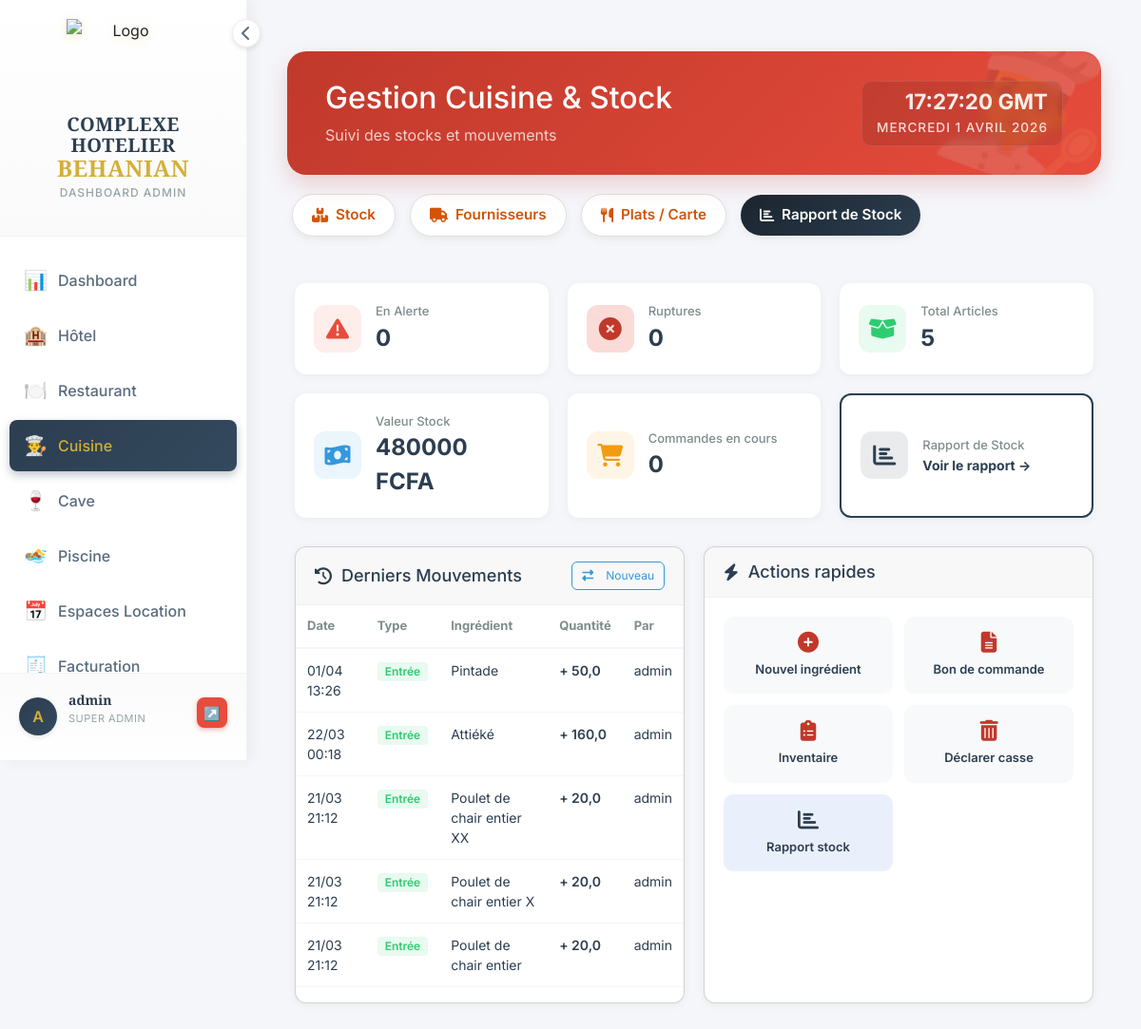
Page /cuisine/ (signed in) on the committed database.
### cuisine/models.py (models this page shows, shortened)
class MouvementStockCuisine(models.Model):
    TYPE_MOUVEMENT = [
        ('entree',     'Entrée (Réception)'),
        ('sortie',     'Sortie (Consommation)'),
        ('casse',      'Casse / Perte'),
        ('inventaire', "Ajustement d'inventaire"),
        ('production', 'Consommation production'),
    ]
    ingredient      = models.ForeignKey(Ingredient, on_delete=models.CASCADE, related_name='mouvements')
    type_mouvement  = models.CharField(max_length=20, choices=TYPE_MOUVEMENT)
    quantite        = models.DecimalField(max_digits=12, decimal_places=3, verbose_name="Quantité")
    prix_unitaire   = models.DecimalField(max_digits=10, decimal_places=4, default=0, verbose_name="Prix unitaire")
    commentaire     = models.TextField(blank=True, null=True)
    date            = models.DateTimeField(auto_now_add=True)
    utilisateur     = models.ForeignKey(User, on_delete=models.SET_NULL, null=True)
    class Meta:
        verbose_name        = "Mouvement de stock (Cuisine)"
        verbose_name_plural = "Mouvements de stock (Cuisine)"
        ordering            = ['-date']

class Ingredient(models.Model):
    STATUT_CHOICES = [
        ('actif',    'Actif'),
        ('sommeil',  'En sommeil'),
        ('supprime', 'Supprimé'),
    ]
    reference         = models.CharField(max_length=50, unique=True, blank=True, null=True, verbose_name="Référence")
    nom               = models.CharField(max_length=200, verbose_name="Désignation")
    categorie         = models.ForeignKey(CategorieIngredient, on_delete=models.SET_NULL, null=True, blank=True, verbose_name="Catégorie")
    description       = models.TextField(blank=True, verbose_name="Description")
    unite_stock       = models.ForeignKey(UniteIngredient, on_delete=models.SET_NULL, null=True, blank=True,
                                          related_name='ingredients_stock', verbose_name="Unité de stock")
    unite_recette     = models.ForeignKey(UniteIngredient, on_delete=models.SET_NULL, null=True, blank=True,
                                          related_name='ingredients_recette', verbose_name="Unité recette (fiches techniques)")
    facteur_conversion = models.DecimalField(max_digits=12, decimal_places=6, default=1,
                                              verbose_name="Facteur conversion stock→recette",
                                              help_text="Ex : 1 kg = 1000 g → saisir 1000")
    prix_achat        = models.DecimalField(max_digits=10, decimal_places=2, default=0, verbose_name="Prix d'achat unitaire (FCFA)")
    cmup              = models.DecimalField(max_digits=10, decimal_places=4, default=0, verbose_name="CMUP (FCFA)")
    quantite_stock    = models.DecimalField(max_digits=12, decimal_places=3, default=0, verbose_name="Quantité en stock")
    seuil_alerte      = models.DecimalField(max_digits=12, decimal_places=3, default=0, verbose_name="Seuil d'alerte")
    stock_max         = models.DecimalField(max_digits=12, decimal_places=3, default=0, blank=True, verbose_name="Stock maximum")
    fournisseur_principal = models.ForeignKey(Fournisseur, on_delete=models.SET_NULL, null=True, blank=True,
                                               verbose_name="Fournisseur principal")
    statut            = models.BooleanField(default=True, verbose_name="Actif")
    date_creation     = models.DateTimeField(auto_now_add=True)
    date_modification = models.DateTimeField(auto_now=True)
    class Meta:
        verbose_name        = "Ingrédient"
        verbose_name_plural = "Ingrédients"
        ordering            = ['categorie__ordre', 'nom']
    @property
    def valeur_stock(self):
        return self.quantite_stock * self.cmup

### cuisine/views.py (the view)
# urls.py: path('', views.boite_nuit_index, name='index'),
@require_module_access('cuisine')
def index(request):
    ingredients = Ingredient.objects.filter(statut=True)
    total_articles  = ingredients.count()
    valeur_stock    = sum(i.valeur_stock for i in ingredients)
    stock_bas       = ingredients.filter(quantite_stock__gt=0, quantite_stock__lte=F('seuil_alerte')).count()
    ruptures        = ingredients.filter(quantite_stock__lte=0).count()
    bc_en_cours     = BonCommandeCuisine.objects.filter(statut__in=['brouillon', 'confirme', 'envoye', 'partiel']).count()
    derniers_mvts   = MouvementStockCuisine.objects.select_related('ingredient', 'utilisateur').order_by('-date')[:10]
    context = {
        'page_title':     'Cuisine — Tableau de bord',
        'total_articles': total_articles,
        'valeur_stock':   valeur_stock,
        'stock_bas':      stock_bas,
        'ruptures':       ruptures,
        'bc_en_cours':    bc_en_cours,
        'derniers_mvts':  derniers_mvts,
    }
    return render(request, 'cuisine/index.html', context)

### templates/cuisine/index.html (shortened to what this page needs)
{% extends 'dashboard/base_dashboard.html' %}
{% block content %}
<div class="container-fluid py-4">
    <div class="header-glam cuisine-watermark">
        <div class="header-content">
            <h2>Gestion Cuisine & Stock</h2>
            <p class="mb-0 opacity-75">Suivi des stocks et mouvements</p>
        </div>
        <div class="header-clock">
            <span class="time">--:-- GMT</span>
            <span class="date">Chargement...</span>
        </div>
    </div>
    <div class="action-bar">
        <a href="{% url 'cuisine:stock_management' %}" class="btn-add-glam">
            <i class="fas fa-boxes mr-2"></i> Stock
        </a>
        <a href="{% url 'cuisine:fournisseur_list' %}" class="btn-add-glam">
            <i class="fas fa-truck mr-2"></i> Fournisseurs
        </a>
        <a href="{% url 'cuisine:plat_list' %}" class="btn-add-glam">
            <i class="fas fa-utensils mr-2"></i> Plats / Carte
        </a>
        <a href="{% url 'cuisine:rapport_stock' %}" class="btn-add-glam" style="background:linear-gradient(135deg,#1a252f,#2c3e50);color:white;border:none;">
            <i class="fas fa-chart-bar mr-2"></i> Rapport de Stock
        </a>
    </div>
</div>
<div class="stats-grid">
    <div class="stat-card">
        <div class="stat-icon" style="background: rgba(231, 76, 60, 0.1); color: #e74c3c;">
            <i class="fas fa-exclamation-triangle"></i>
        </div>
        <div class="stat-details">
            <span class="stat-label">En Alerte</span>
            <span class="stat-value">{{ stock_bas }}</span>
        </div>
    </div>
    <div class="stat-card">
        <div class="stat-icon" style="background: rgba(231, 76, 60, 0.2); color: #c0392b;">
            <i class="fas fa-times-circle"></i>
        </div>
        <div class="stat-details">
            <span class="stat-label">Ruptures</span>
            <span class="stat-value">{{ ruptures }}</span>
        </div>
    </div>
    <div class="stat-card">
        <div class="stat-icon" style="background: rgba(46, 204, 113, 0.1); color: #2ecc71;">
            <i class="fas fa-box-open"></i>
        </div>
        <div class="stat-details">
            <span class="stat-label">Total Articles</span>
            <span class="stat-value">{{ total_articles }}</span>
        </div>
    </div>
    <div class="stat-card">
        <div class="stat-icon" style="background: rgba(52, 152, 219, 0.1); color: #3498db;">
            <i class="fas fa-money-bill-wave"></i>
        </div>
        <div class="stat-details">
            <span class="stat-label">Valeur Stock</span>
            <span class="stat-value">{{ valeur_stock|floatformat:0 }} FCFA</span>
        </div>
    </div>
    <div class="stat-card">
        <div class="stat-icon" style="background: rgba(243, 156, 18, 0.1); color: #f39c12;">
            <i class="fas fa-shopping-cart"></i>
        </div>
        <div class="stat-details">
            <span class="stat-label">Commandes en cours</span>
            <span class="stat-value">{{ bc_en_cours }}</span>
        </div>
    </div>
    <div class="stat-card" style="cursor:pointer;border:2px solid #2c3e50;" onclick="window.location.href='{% url 'cuisine:rapport_stock' %}'">
        <div class="stat-icon" style="background: rgba(44,62,80,0.1); color: #2c3e50;">
            <i class="fas fa-chart-bar"></i>
        </div>
        <div class="stat-details">
            <span class="stat-label">Rapport de Stock</span>
            <span class="stat-value" style="font-size:14px;color:#2c3e50;">Voir le rapport →</span>
        </div>
    </div>
</div>
<div class="content-grid">
    <div class="card">
        <div class="card-header">
            <h3><i class="fas fa-history"></i> Derniers Mouvements</h3>
            <a href="{% url 'cuisine:mouvement_create' %}" class="btn-sm btn-outline">
                <i class="fas fa-exchange-alt"></i> Nouveau
            </a>
        </div>
        <div class="card-body p-0">
            <div class="table-responsive scrollable">
                <table class="table">
                    <thead>
                        <tr>
                            <th>Date</th>
                            <th>Type</th>
                            <th>Ingrédient</th>
                            <th>Quantité</th>
                            <th>Par</th>
                        </tr>
                    </thead>
                    <tbody>
                        {% for mouv in derniers_mvts %}
                        <tr>
                            <td>{{ mouv.date|date:"d/m H:i" }}</td>
                            <td>
                                {% if mouv.type_mouvement == 'entree' %}
                                <span class="badge badge-success">Entrée</span>
                                {% elif mouv.type_mouvement == 'sortie' %}
                                <span class="badge badge-warning">Sortie</span>
                                {% elif mouv.type_mouvement == 'casse' %}
                                <span class="badge badge-danger">Casse</span>
                                {% elif mouv.type_mouvement == 'production' %}
                                <span class="badge badge-secondary">Production</span>
                                {% else %}
                                <span class="badge badge-info">Inventaire</span>
                                {% endif %}
                            </td>
                            <td>{{ mouv.ingredient.nom }}</td>
                            <td style="font-weight: 600;">
                                {% if mouv.type_mouvement == 'entree' %}+{% else %}-{% endif %}
                                {{ mouv.quantite|floatformat:1 }}
                            </td>
                            <td>{{ mouv.utilisateur.username|default:"-" }}</td>
                        </tr>
                        {% empty %}
                        <tr>
                            <td colspan="5" class="text-center">Aucun mouvement récent</td>
                        </tr>
                        {% endfor %}
                    </tbody>
                </table>
            </div>
        </div>
    </div>
    <div class="card">
        <div class="card-header">
            <h3><i class="fas fa-bolt"></i> Actions rapides</h3>
        </div>
        <div class="card-body">
            <div style="display: grid; grid-template-columns: 1fr 1fr; gap: 12px;">
                <a href="{% url 'cuisine:ingredient_create' %}" class="quick-action">
                    <i class="fas fa-plus-circle"></i>
                    <span>Nouvel ingrédient</span>
                </a>
                <a href="{% url 'cuisine:bon_commande_create' %}" class="quick-action">
                    <i class="fas fa-file-alt"></i>
                    <span>Bon de commande</span>
                </a>
                <a href="{% url 'cuisine:inventaire_create' %}" class="quick-action">
                    <i class="fas fa-clipboard-list"></i>
                    <span>Inventaire</span>
                </a>
                <a href="{% url 'cuisine:casse_create' %}" class="quick-action">
                    <i class="fas fa-trash-alt"></i>
                    <span>Déclarer casse</span>
                </a>
                <a href="{% url 'cuisine:rapport_stock' %}" class="quick-action" style="background:#eaf0fb;">
                    <i class="fas fa-chart-bar" style="color:#2c3e50;"></i>
                    <span>Rapport stock</span>
                </a>
            </div>
        </div>
    </div>
</div>
{% endblock %}

### templates/dashboard/base_dashboard.html (shortened to what this page needs)
{% load static %}
<!DOCTYPE html>
<html lang="fr">
<head>
    <link href="https://cdn.jsdelivr.net/npm/bootstrap@5.3.0/dist/css/bootstrap.min.css" rel="stylesheet">
    <link rel="stylesheet" href="https://cdnjs.cloudflare.com/ajax/libs/font-awesome/6.4.0/css/all.min.css">
</head>
<body>
    <div class="sidebar" id="sidebar">
        <div class="logo-section">
            <div class="sidebar-toggle" onclick="toggleSidebar()">
                <i class="fas fa-chevron-left" id="toggleIcon"></i>
            </div>
            <div class="logo">
                <div class="logo-icon">
                    <img src="{% static 'images/Logo.png' %}" alt="Logo">
                </div>
                <div class="logo-text">
                    <h1>COMPLEXE HOTELIER<br><span>BEHANIAN</span></h1>
                    <p>Dashboard Admin</p>
                </div>
            </div>
        </div>
        <nav class="nav-menu">
            <a href="{% url 'dashboard:index' %}" class="nav-item {% if request.resolver_match.url_name == 'index' and request.resolver_match.app_name == 'dashboard' %}active{% endif %}">
                <span class="nav-item-icon">📊</span>
                <span class="nav-text">Dashboard</span>
            </a>
            {% if 'hotel' in accessible_modules %}
            <a href="{% url 'hotel:index' %}" class="nav-item {% if request.resolver_match.app_name == 'hotel' %}active{% endif %}">
                <span class="nav-item-icon">🏨</span>
                <span class="nav-text">Hôtel</span>
            </a>
            {% endif %}
            {% if 'restaurant' in accessible_modules %}
            <a href="{% url 'restaurant:index' %}" class="nav-item {% if request.resolver_match.app_name == 'restaurant' %}active{% endif %}">
                <span class="nav-item-icon">🍽️</span>
                <span class="nav-text">Restaurant</span>
            </a>
            {% endif %}
            {% if 'cuisine' in accessible_modules %}
            <a href="{% url 'cuisine:index' %}" class="nav-item {% if request.resolver_match.app_name == 'cuisine' %}active{% endif %}">
                <span class="nav-item-icon">👨‍🍳</span>
                <span class="nav-text">Cuisine</span>
            </a>
            {% endif %}
            {% if 'bar' in accessible_modules %}
            <a href="{% url 'bar:dashboard' %}" class="nav-item {% if request.resolver_match.app_name == 'bar' %}active{% endif %}">
                <span class="nav-item-icon">🍷</span>
                <span class="nav-text">Cave</span>
            </a>
            {% endif %}
            {% if 'piscine' in accessible_modules %}
            <a href="{% url 'piscine:index' %}" class="nav-item {% if request.resolver_match.app_name == 'piscine' %}active{% endif %}">
                <span class="nav-item-icon">🏊</span>
                <span class="nav-text">Piscine</span>
            </a>
            {% endif %}
            {% if 'espaces' in accessible_modules %}
            <a href="{% url 'espaces_evenementiels:index' %}" class="nav-item {% if request.resolver_match.app_name == 'espaces_evenementiels' %}active{% endif %}">
                <span class="nav-item-icon">📅</span>
                <span class="nav-text">Espaces Location</span>
            </a>
            {% endif %}
            {% if 'facturation' in accessible_modules %}
            <a href="{% url 'facturation:index' %}" class="nav-item {% if request.resolver_match.app_name == 'facturation' %}active{% endif %}">
                <span class="nav-item-icon">🧾</span>
                <span class="nav-text">Facturation</span>
            </a>
            {% endif %}
        </nav>
        <div class="user-section">
            <div class="user-avatar">{{ user.username|first|upper }}</div>
            <div class="user-info">
                <h4>{{ user.get_full_name|default:user.username }}</h4>
                <p>{{ user_role }}</p>
            </div>
            <a href="{% url 'logout' %}" class="logout-btn" title="Se déconnecter">↗️</a>
        </div>
    </div>
    <div class="main-content">
        {% block content %}{% endblock %}
    </div>
</body>
</html>

### rows in the picture
MouvementStockCuisine: date "01/04 13:26", type_mouvement "Entrée", ingredient.nom "Pintade", quantite "50,0", utilisateur.username "admin"
MouvementStockCuisine: date "22/03 00:18", type_mouvement "Entrée", ingredient.nom "Attiéké", quantite "160,0", utilisateur.username "admin"
MouvementStockCuisine: date "21/03 21:12", type_mouvement "Entrée", ingredient.nom "Poulet de chair entier XX", quantite "20,0", utilisateur.username "admin"
MouvementStockCuisine: date "21/03 21:12", type_mouvement "Entrée", ingredient.nom "Poulet de chair entier X", quantite "20,0", utilisateur.username "admin"
MouvementStockCuisine: date "21/03 21:12", type_mouvement "Entrée", ingredient.nom "Poulet de chair entier", quantite "20,0", utilisateur.username "admin"

### other values in the picture
{{ user.username|first|upper }} "A"
{{ user.get_full_name|default:user.username }} "admin"
{{ user_role }} "SUPER ADMIN"
{{ stock_bas }} "0"
{{ ruptures }} "0"
{{ total_articles }} "5"
{{ valeur_stock|floatformat:0 }} "480000"
{{ bc_en_cours }} "0"
